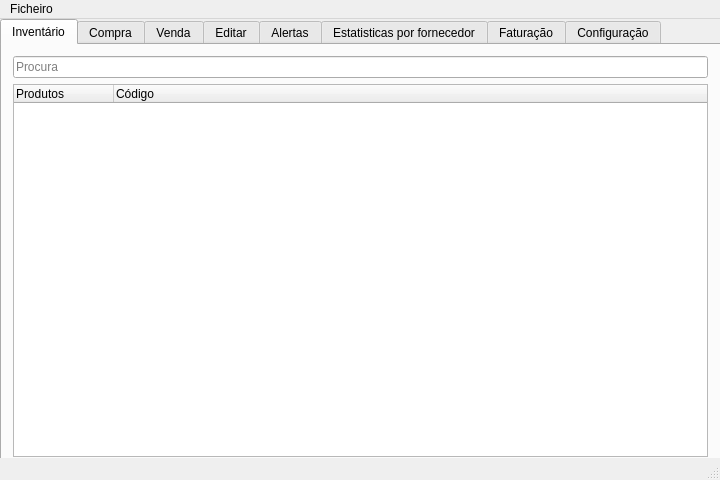
<?xml version="1.0" encoding="UTF-8"?>
<ui version="4.0">
 <class>MainWindow</class>
 <widget class="QMainWindow" name="MainWindow">
  <property name="geometry">
   <rect>
    <x>0</x>
    <y>0</y>
    <width>720</width>
    <height>480</height>
   </rect>
  </property>
  <property name="windowTitle">
   <string>Projeto</string>
  </property>
  <widget class="QWidget" name="centralWidget">
   <widget class="QTabWidget" name="tabWidget">
    <property name="geometry">
     <rect>
      <x>0</x>
      <y>0</y>
      <width>721</width>
      <height>451</height>
     </rect>
    </property>
    <property name="currentIndex">
     <number>0</number>
    </property>
    <widget class="QWidget" name="tab">
     <attribute name="title">
      <string>Inventário</string>
     </attribute>
     <layout class="QGridLayout" name="gridLayout_2">
      <item row="0" column="0">
       <layout class="QVBoxLayout" name="verticalLayout">
        <item>
         <widget class="QLineEdit" name="lineEdit">
          <property name="placeholderText">
           <string>Procura</string>
          </property>
         </widget>
        </item>
        <item>
         <widget class="QTreeWidget" name="treeWidget">
          <column>
           <property name="text">
            <string>Produtos</string>
           </property>
          </column>
          <column>
           <property name="text">
            <string>Código</string>
           </property>
          </column>
         </widget>
        </item>
       </layout>
      </item>
     </layout>
    </widget>
    <widget class="QWidget" name="tab_2">
     <attribute name="title">
      <string>Compra</string>
     </attribute>
     <layout class="QFormLayout" name="formLayout">
      <item row="0" column="0" colspan="2">
       <layout class="QVBoxLayout" name="verticalLayout_2">
        <item>
         <widget class="QLineEdit" name="lineEdit_2">
          <property name="placeholderText">
           <string>Nome</string>
          </property>
          <property name="clearButtonEnabled">
           <bool>false</bool>
          </property>
         </widget>
        </item>
        <item>
         <widget class="QLineEdit" name="lineEdit_3">
          <property name="placeholderText">
           <string>Codigo</string>
          </property>
         </widget>
        </item>
        <item>
         <widget class="QLineEdit" name="lineEdit_4">
          <property name="placeholderText">
           <string>Preço</string>
          </property>
         </widget>
        </item>
        <item>
         <widget class="QLineEdit" name="lineEdit_5">
          <property name="placeholderText">
           <string>Quantidade</string>
          </property>
         </widget>
        </item>
        <item>
         <widget class="QLineEdit" name="lineEdit_10">
          <property name="placeholderText">
           <string>Fornecedor</string>
          </property>
         </widget>
        </item>
        <item>
         <layout class="QHBoxLayout" name="horizontalLayout">
          <item>
           <widget class="QPushButton" name="pushButton">
            <property name="text">
             <string>Comprar</string>
            </property>
           </widget>
          </item>
          <item>
           <spacer name="horizontalSpacer">
            <property name="orientation">
             <enum>Qt::Horizontal</enum>
            </property>
            <property name="sizeHint" stdset="0">
             <size>
              <width>40</width>
              <height>20</height>
             </size>
            </property>
           </spacer>
          </item>
         </layout>
        </item>
        <item>
         <widget class="QLabel" name="label_2">
          <property name="styleSheet">
           <string notr="true">QLabel { color : red; }</string>
          </property>
          <property name="text">
           <string/>
          </property>
         </widget>
        </item>
       </layout>
      </item>
     </layout>
    </widget>
    <widget class="QWidget" name="tab_3">
     <attribute name="title">
      <string>Venda</string>
     </attribute>
     <layout class="QFormLayout" name="formLayout_2">
      <item row="0" column="0" colspan="2">
       <layout class="QVBoxLayout" name="verticalLayout_3">
        <item>
         <layout class="QHBoxLayout" name="horizontalLayout_2">
          <item>
           <widget class="QLineEdit" name="lineEdit_6">
            <property name="placeholderText">
             <string>Nome</string>
            </property>
           </widget>
          </item>
          <item>
           <widget class="QLabel" name="label">
            <property name="text">
             <string>ou</string>
            </property>
           </widget>
          </item>
          <item>
           <widget class="QLineEdit" name="lineEdit_7">
            <property name="placeholderText">
             <string>Codigo</string>
            </property>
           </widget>
          </item>
         </layout>
        </item>
        <item>
         <widget class="QLineEdit" name="lineEdit_8">
          <property name="placeholderText">
           <string>Preço</string>
          </property>
         </widget>
        </item>
        <item>
         <widget class="QLineEdit" name="lineEdit_9">
          <property name="placeholderText">
           <string>Quantidade</string>
          </property>
         </widget>
        </item>
        <item>
         <layout class="QHBoxLayout" name="horizontalLayout_3">
          <item>
           <widget class="QPushButton" name="pushButton_2">
            <property name="text">
             <string>Vender</string>
            </property>
           </widget>
          </item>
          <item>
           <spacer name="horizontalSpacer_2">
            <property name="orientation">
             <enum>Qt::Horizontal</enum>
            </property>
            <property name="sizeHint" stdset="0">
             <size>
              <width>40</width>
              <height>20</height>
             </size>
            </property>
           </spacer>
          </item>
         </layout>
        </item>
        <item>
         <widget class="QLabel" name="label_3">
          <property name="styleSheet">
           <string notr="true">QLabel { color : red; }</string>
          </property>
          <property name="text">
           <string/>
          </property>
         </widget>
        </item>
       </layout>
      </item>
     </layout>
    </widget>
    <widget class="QWidget" name="tab_5">
     <attribute name="title">
      <string>Editar</string>
     </attribute>
     <layout class="QFormLayout" name="formLayout_3">
      <item row="0" column="0" colspan="2">
       <layout class="QVBoxLayout" name="verticalLayout_6">
        <item>
         <layout class="QVBoxLayout" name="verticalLayout_4">
          <item>
           <widget class="QLabel" name="label_9">
            <property name="text">
             <string>Fornecedores</string>
            </property>
           </widget>
          </item>
          <item>
           <widget class="QLineEdit" name="lineEdit_12">
            <property name="placeholderText">
             <string>Nome</string>
            </property>
           </widget>
          </item>
          <item>
           <widget class="QLineEdit" name="lineEdit_13">
            <property name="placeholderText">
             <string>Morada</string>
            </property>
           </widget>
          </item>
          <item>
           <widget class="QLineEdit" name="lineEdit_14">
            <property name="placeholderText">
             <string>Telefone</string>
            </property>
           </widget>
          </item>
          <item>
           <layout class="QHBoxLayout" name="horizontalLayout_4">
            <item>
             <widget class="QPushButton" name="pushButton_4">
              <property name="text">
               <string>Inserir</string>
              </property>
             </widget>
            </item>
            <item>
             <spacer name="horizontalSpacer_3">
              <property name="orientation">
               <enum>Qt::Horizontal</enum>
              </property>
              <property name="sizeHint" stdset="0">
               <size>
                <width>40</width>
                <height>20</height>
               </size>
              </property>
             </spacer>
            </item>
           </layout>
          </item>
          <item>
           <widget class="QLabel" name="label_11">
            <property name="styleSheet">
             <string notr="true">QLabel{ color : red;}</string>
            </property>
            <property name="text">
             <string/>
            </property>
           </widget>
          </item>
         </layout>
        </item>
        <item>
         <layout class="QVBoxLayout" name="verticalLayout_5">
          <item>
           <widget class="QLabel" name="label_10">
            <property name="text">
             <string>Editar Itens por nome</string>
            </property>
           </widget>
          </item>
          <item>
           <widget class="QLineEdit" name="lineEdit_11">
            <property name="placeholderText">
             <string>Nome</string>
            </property>
           </widget>
          </item>
          <item>
           <widget class="QLineEdit" name="lineEdit_15">
            <property name="placeholderText">
             <string>Código</string>
            </property>
           </widget>
          </item>
          <item>
           <widget class="QLineEdit" name="lineEdit_16">
            <property name="placeholderText">
             <string>Preço</string>
            </property>
           </widget>
          </item>
          <item>
           <widget class="QLineEdit" name="lineEdit_21">
            <property name="placeholderText">
             <string>Preço de Venda</string>
            </property>
           </widget>
          </item>
          <item>
           <widget class="QLineEdit" name="lineEdit_17">
            <property name="placeholderText">
             <string>Quantidadde</string>
            </property>
           </widget>
          </item>
          <item>
           <widget class="QLineEdit" name="lineEdit_18">
            <property name="placeholderText">
             <string>Fornecedor</string>
            </property>
           </widget>
          </item>
          <item>
           <layout class="QHBoxLayout" name="horizontalLayout_5">
            <item>
             <widget class="QPushButton" name="pushButton_5">
              <property name="text">
               <string>Editar</string>
              </property>
             </widget>
            </item>
            <item>
             <widget class="QPushButton" name="pushButton_6">
              <property name="text">
               <string>Apagar</string>
              </property>
             </widget>
            </item>
            <item>
             <spacer name="horizontalSpacer_4">
              <property name="orientation">
               <enum>Qt::Horizontal</enum>
              </property>
              <property name="sizeHint" stdset="0">
               <size>
                <width>40</width>
                <height>20</height>
               </size>
              </property>
             </spacer>
            </item>
           </layout>
          </item>
          <item>
           <widget class="QLabel" name="label_12">
            <property name="styleSheet">
             <string notr="true">QLabel {color: red;}</string>
            </property>
            <property name="text">
             <string/>
            </property>
           </widget>
          </item>
         </layout>
        </item>
       </layout>
      </item>
     </layout>
    </widget>
    <widget class="QWidget" name="tab_7">
     <attribute name="title">
      <string>Alertas</string>
     </attribute>
     <layout class="QGridLayout" name="gridLayout_5">
      <item row="0" column="0">
       <layout class="QVBoxLayout" name="verticalLayout_9">
        <item>
         <widget class="QTreeWidget" name="treeWidget_4">
          <column>
           <property name="text">
            <string>Produto</string>
           </property>
          </column>
          <column>
           <property name="text">
            <string>Quantidade</string>
           </property>
          </column>
          <column>
           <property name="text">
            <string>Quantidade Necessária</string>
           </property>
          </column>
         </widget>
        </item>
        <item>
         <layout class="QHBoxLayout" name="horizontalLayout_10">
          <item>
           <spacer name="horizontalSpacer_6">
            <property name="orientation">
             <enum>Qt::Horizontal</enum>
            </property>
            <property name="sizeHint" stdset="0">
             <size>
              <width>40</width>
              <height>20</height>
             </size>
            </property>
           </spacer>
          </item>
          <item>
           <widget class="QPushButton" name="pushButton_7">
            <property name="text">
             <string>Comprar</string>
            </property>
           </widget>
          </item>
         </layout>
        </item>
       </layout>
      </item>
     </layout>
    </widget>
    <widget class="QWidget" name="tab_6">
     <attribute name="title">
      <string>Estatisticas por fornecedor</string>
     </attribute>
     <layout class="QGridLayout" name="gridLayout_3">
      <item row="0" column="0">
       <widget class="QSplitter" name="splitter">
        <property name="orientation">
         <enum>Qt::Horizontal</enum>
        </property>
        <widget class="QListWidget" name="listWidget">
         <property name="sortingEnabled">
          <bool>true</bool>
         </property>
        </widget>
        <widget class="QTreeWidget" name="treeWidget_2">
         <property name="sortingEnabled">
          <bool>true</bool>
         </property>
         <column>
          <property name="text">
           <string>Produto</string>
          </property>
         </column>
         <column>
          <property name="text">
           <string>Preço de compra</string>
          </property>
         </column>
         <column>
          <property name="text">
           <string>Preço de venda</string>
          </property>
         </column>
         <column>
          <property name="text">
           <string>Diferença</string>
          </property>
         </column>
        </widget>
       </widget>
      </item>
     </layout>
    </widget>
    <widget class="QWidget" name="tab_4">
     <attribute name="title">
      <string>Faturação</string>
     </attribute>
     <layout class="QGridLayout" name="gridLayout_4">
      <item row="0" column="0">
       <layout class="QGridLayout" name="gridLayout">
        <item row="0" column="0">
         <widget class="QTreeWidget" name="treeWidget_3">
          <column>
           <property name="text">
            <string notr="true">Produto</string>
           </property>
          </column>
          <column>
           <property name="text">
            <string>Preço de compra</string>
           </property>
          </column>
          <column>
           <property name="text">
            <string>Preço de venda</string>
           </property>
          </column>
          <column>
           <property name="text">
            <string>Diferença</string>
           </property>
          </column>
         </widget>
        </item>
        <item row="1" column="0">
         <layout class="QHBoxLayout" name="horizontalLayout_6">
          <item>
           <layout class="QVBoxLayout" name="verticalLayout_7">
            <item>
             <widget class="QLabel" name="label_4">
              <property name="text">
               <string>Periodo de tempo:</string>
              </property>
             </widget>
            </item>
            <item>
             <widget class="QLabel" name="label_5">
              <property name="text">
               <string>Mês</string>
              </property>
             </widget>
            </item>
           </layout>
          </item>
          <item>
           <widget class="QSlider" name="horizontalSlider">
            <property name="maximum">
             <number>119</number>
            </property>
            <property name="singleStep">
             <number>1</number>
            </property>
            <property name="sliderPosition">
             <number>119</number>
            </property>
            <property name="orientation">
             <enum>Qt::Horizontal</enum>
            </property>
           </widget>
          </item>
         </layout>
        </item>
       </layout>
      </item>
     </layout>
    </widget>
    <widget class="QWidget" name="tab_8">
     <attribute name="title">
      <string>Configuração</string>
     </attribute>
     <layout class="QFormLayout" name="formLayout_4">
      <item row="1" column="0">
       <widget class="QLabel" name="label_8">
        <property name="styleSheet">
         <string notr="true">QLabel {color:red;}</string>
        </property>
        <property name="text">
         <string/>
        </property>
       </widget>
      </item>
      <item row="0" column="0" colspan="2">
       <layout class="QVBoxLayout" name="verticalLayout_8">
        <item>
         <layout class="QHBoxLayout" name="horizontalLayout_8">
          <item>
           <widget class="QLabel" name="label_6">
            <property name="text">
             <string>Stock min</string>
            </property>
           </widget>
          </item>
          <item>
           <widget class="QLineEdit" name="lineEdit_19"/>
          </item>
         </layout>
        </item>
        <item>
         <layout class="QHBoxLayout" name="horizontalLayout_7">
          <item>
           <widget class="QLabel" name="label_7">
            <property name="text">
             <string>Stock max</string>
            </property>
           </widget>
          </item>
          <item>
           <widget class="QLineEdit" name="lineEdit_20"/>
          </item>
         </layout>
        </item>
        <item>
         <layout class="QHBoxLayout" name="horizontalLayout_11">
          <item>
           <widget class="QLabel" name="label_13">
            <property name="text">
             <string>IVA</string>
            </property>
           </widget>
          </item>
          <item>
           <widget class="QLineEdit" name="lineEdit_22"/>
          </item>
         </layout>
        </item>
        <item>
         <layout class="QHBoxLayout" name="horizontalLayout_9">
          <item>
           <widget class="QCheckBox" name="checkBox">
            <property name="text">
             <string>Alertas automáticos</string>
            </property>
           </widget>
          </item>
          <item>
           <spacer name="horizontalSpacer_5">
            <property name="orientation">
             <enum>Qt::Horizontal</enum>
            </property>
            <property name="sizeHint" stdset="0">
             <size>
              <width>40</width>
              <height>20</height>
             </size>
            </property>
           </spacer>
          </item>
          <item>
           <widget class="QPushButton" name="pushButton_3">
            <property name="text">
             <string>Aplicar</string>
            </property>
           </widget>
          </item>
         </layout>
        </item>
       </layout>
      </item>
     </layout>
    </widget>
   </widget>
  </widget>
  <widget class="QMenuBar" name="menuBar">
   <property name="geometry">
    <rect>
     <x>0</x>
     <y>0</y>
     <width>720</width>
     <height>21</height>
    </rect>
   </property>
   <widget class="QMenu" name="menuFicheiro">
    <property name="title">
     <string>Ficheiro</string>
    </property>
    <addaction name="actionNovo"/>
    <addaction name="actionAbrir"/>
    <addaction name="actionGuardar"/>
    <addaction name="actionAcerca"/>
    <addaction name="actionSair"/>
   </widget>
   <addaction name="menuFicheiro"/>
  </widget>
  <widget class="QStatusBar" name="statusBar"/>
  <action name="actionNovo">
   <property name="text">
    <string>Novo</string>
   </property>
  </action>
  <action name="actionAbrir">
   <property name="text">
    <string>Abrir</string>
   </property>
  </action>
  <action name="actionGuardar">
   <property name="text">
    <string>Guardar</string>
   </property>
  </action>
  <action name="actionAcerca">
   <property name="text">
    <string>Acerca</string>
   </property>
  </action>
  <action name="actionSair">
   <property name="text">
    <string>Sair</string>
   </property>
  </action>
 </widget>
 <layoutdefault spacing="6" margin="11"/>
 <resources/>
 <connections/>
</ui>
